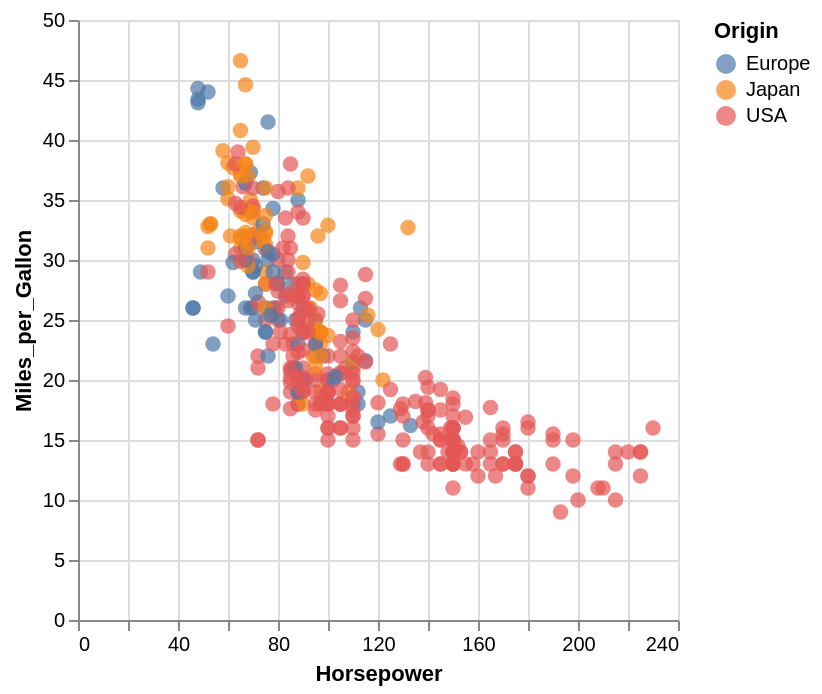

This figure's notebook cell:
### Markdown cell above
## 2. Visualize metadata coverage
Altair uses `N` for categories, `Q` for quantities, and `T` for dates. Missing metadata may reflect documentation practices rather than an author’s actual activities.

### Code cell
# Use Altair's sample cars data to review encodings, color, and tooltips.
from altair.datasets import data

source = data.cars()

alt.Chart(source).mark_circle(size=60).encode(
    x='Horsepower',
    y='Miles_per_Gallon',
    color='Origin',
    tooltip=['Name', 'Origin', 'Horsepower', 'Miles_per_Gallon']
)

### Figure 1 — Vega-Lite specification as saved in the notebook (floating-point values rounded to 4 significant figures; data arrays with more than 128 entries replaced by an {"elided": "..."} marker saying what was removed)
{"config": {"view": {"continuousWidth": 300, "continuousHeight": 300}}, "data": {"name": "data-ad3a0dd023cd6593db8ec56326f31fcb"}, "mark": {"type": "circle", "size": 60}, "encoding": {"color": {"field": "Origin", "type": "nominal"}, "tooltip": [{"field": "Name", "type": "nominal"}, {"field": "Origin", "type": "nominal"}, {"field": "Horsepower", "type": "quantitative"}, {"field": "Miles_per_Gallon", "type": "quantitative"}], "x": {"field": "Horsepower", "type": "quantitative"}, "y": {"field": "Miles_per_Gallon", "type": "quantitative"}}, "$schema": "https://vega.github.io/schema/vega-lite/v6.1.0.json", "datasets": {"data-ad3a0dd023cd6593db8ec56326f31fcb": {"elided": "406 records"}}}
